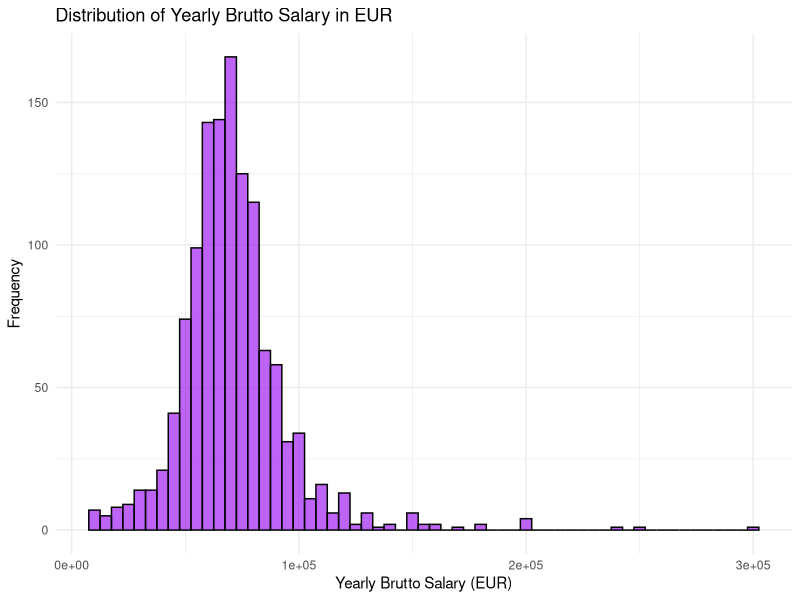
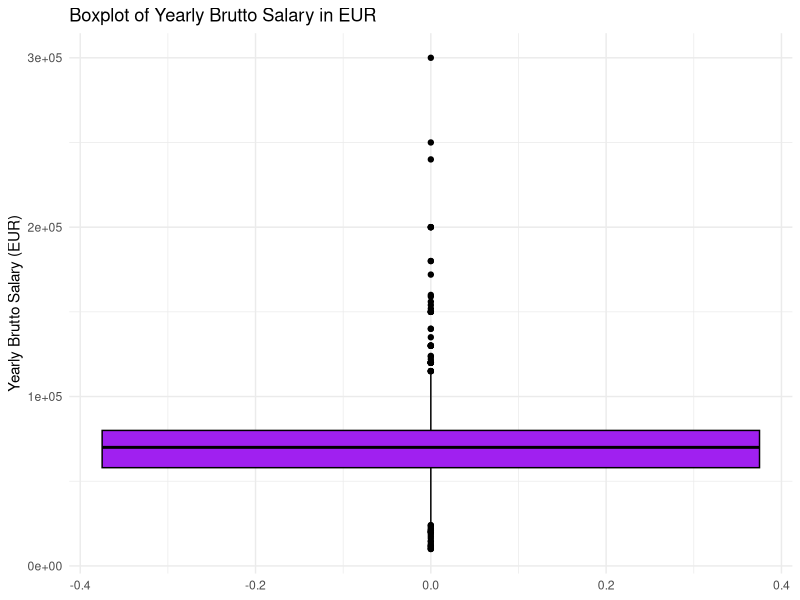
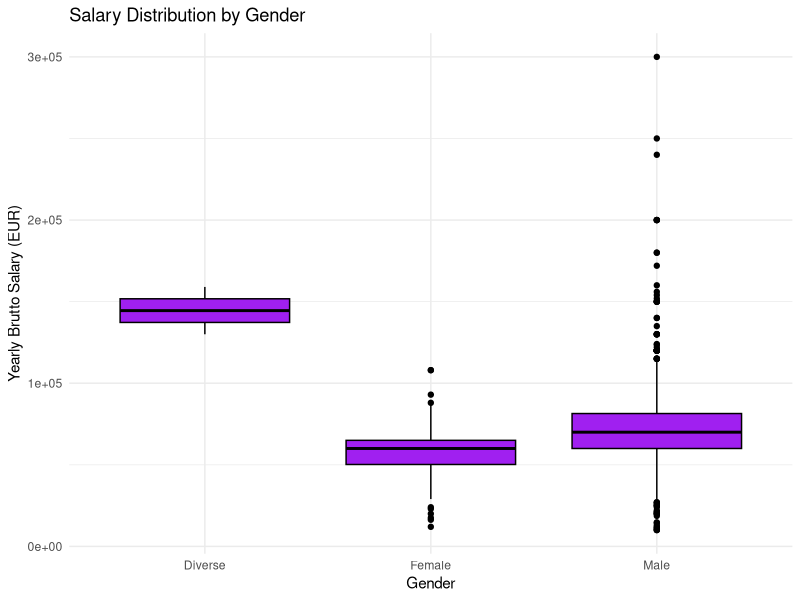
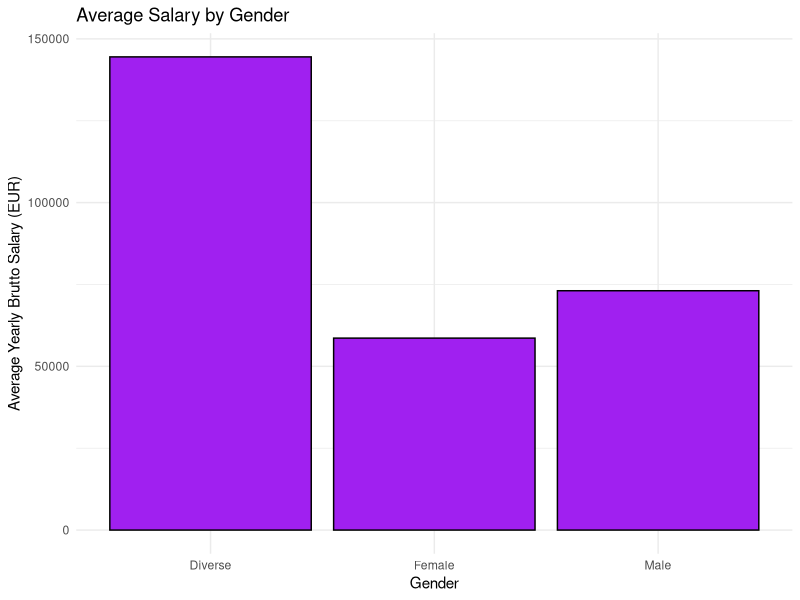
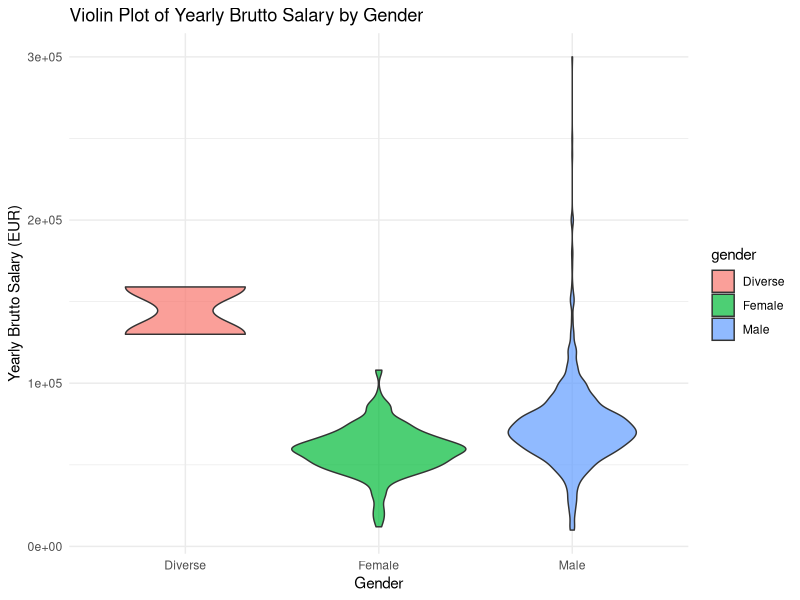
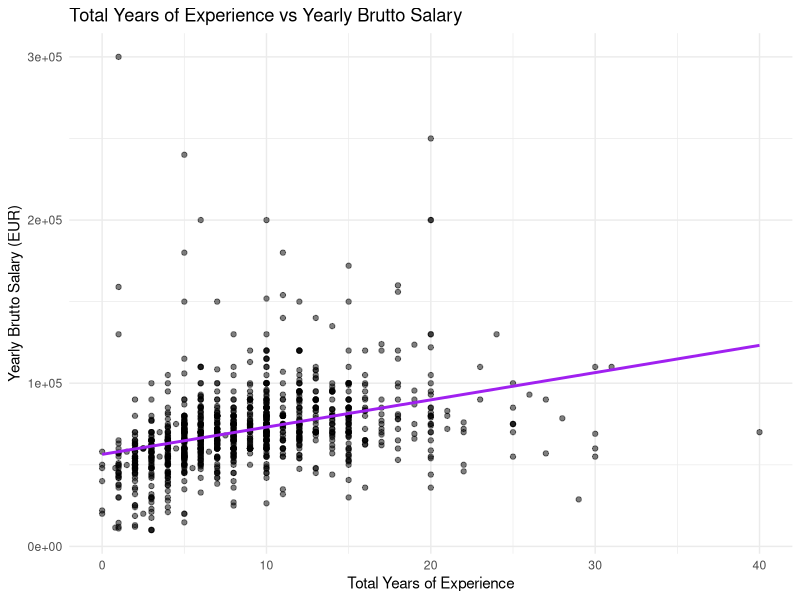
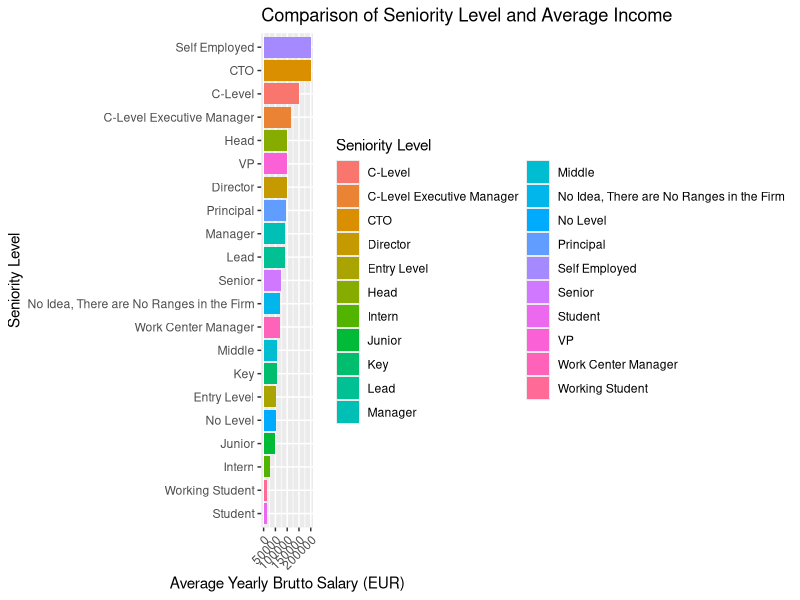
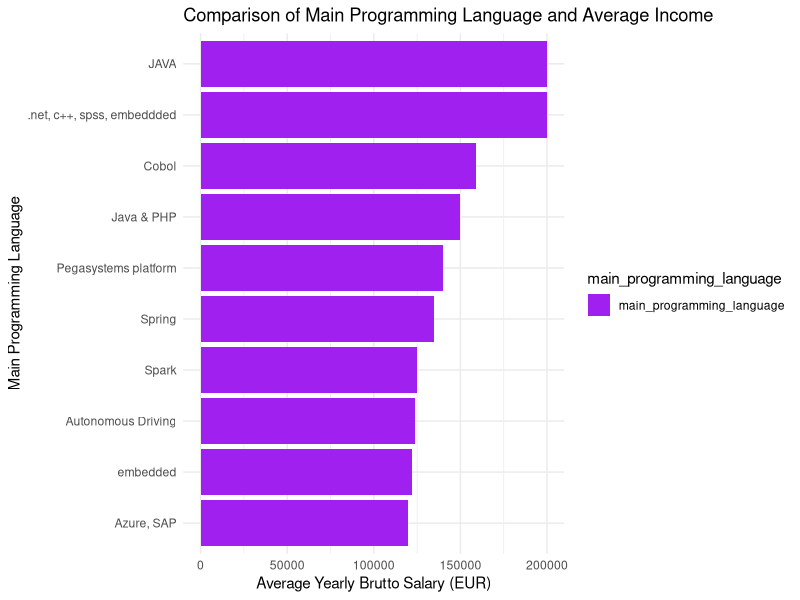

R code for these plots, in order:
## ---- chunk 1
#install.packages("openxlsx")
library(tidyverse)
library(readxl)
library(dplyr)
library(ggplot2)
library(tools)
## ---- chunk 2
# Read in the data set

demographics <- read_csv("survey_employee_demographics.csv" ,na=c("","NA"))
employment <- read_excel("survey_employee_employment_details.xlsx",na=c("","NA"))

# Combine the two data frames

combined_data <- merge(demographics, employment, by = "RecordID")


# View the first few rows of combined data set
head(combined_data)
## ---- chunk 3
#-----(a)----

# Get the summary statistics for numeric columns
numeric_summary <- summary(combined_data)
print(numeric_summary)

# Get values to Create data frame
# Function to get missing value counts
missing_values <- sapply(combined_data, function(x) sum(is.na(x)))

# Function to get data types
data_types <- sapply(combined_data, class)


# Summary of the combined DataFrame
summary_data <- summary(combined_data)

# Combine summary, data types, and missing values into a single DataFrame
summary_df <- data.frame(
  Variable = names(data_types),
  DataType = data_types,
  Min = sapply(combined_data, function(x) if(is.numeric(x)) min(x, na.rm = TRUE) else NA),
  Max = sapply(combined_data, function(x) if(is.numeric(x)) max(x, na.rm = TRUE) else NA),
  MissingValues = missing_values)


# Print the combined summary DataFrame
print(summary_df)


#------(c)--------

# Rename columns for clarity
  
combined_data <- combined_data %>%
  rename(
    record_id = RecordID,
    age = Age,
    gender = Gender,
    city = City,
    position = Position ,
    total_years_experience = TotalYearsOfExperience,
    years_experience_germany = YearsOfExperienceInGermany,
    seniority_level = SeniorityLevel,
    main_programming_language = YourMainProgrammingLanguage,
    other_programming_languages = OtherProgrammingLanguagesYouUseOften,
    yearly_brutto_salary_eur = YearlyBruttoSalaryInEUR,
    yearly_bonus_stocks_eur = YearlyBonusAndStocksInEUR,
    annual_brutto_salary_last_year = AnnualBruttoSalaryOneYearAgo,
    annual_bonus_stocks_last_year = AnnualBonusAndStocksOneYearAgo,
    vacation_days = NumberOfVacationDays,
    employment_status = EmploymentStatus,
    contract_duration = СontractDuration,
    main_language_at_work = MainLanguageAtWork,
    company_size = CompanySize,
    company_type = CompanyType,
    lost_job_due_to_covid = HaveYouLostYourJobDueToTheCoronavirusOutbreak,
    forced_shorter_work_week = HaveYouBeenForcedToHaveAShorterWorkingWeekKnownAsKurzarbeitIfYesHowManyHoursPerWeek,
    additional_support_wfh = HaveYouReceivedAdditionalMonetarySupportFromYourEmployerDueToWorkFromHomeIfYesHowMuchIn2020InEUR
  )

# Convert columns to appropriate data types
combined_data <- combined_data %>%
  mutate(
    record_id = as.character(record_id),
    age = as.numeric(age),
    gender = as.character(gender),
    city = as.character(city),
    position = as.character(position),
    total_years_experience = as.numeric(total_years_experience),
    years_experience_germany = as.numeric(years_experience_germany),
    seniority_level = as.character(seniority_level),
    main_programming_language = as.character(main_programming_language),
    other_programming_languages = as.character(other_programming_languages),
    yearly_brutto_salary_eur = as.numeric(yearly_brutto_salary_eur),
    yearly_bonus_stocks_eur = as.numeric(yearly_bonus_stocks_eur),
    annual_brutto_salary_last_year = as.numeric(annual_brutto_salary_last_year),
    annual_bonus_stocks_last_year = as.numeric(annual_bonus_stocks_last_year),
    vacation_days = as.numeric(vacation_days),
    employment_status = as.character(employment_status),
    contract_duration = as.character(contract_duration),
    main_language_at_work = as.character(main_language_at_work),
    company_size = as.character(company_size),
    company_type = as.character(company_type),
    lost_job_due_to_covid = as.character(lost_job_due_to_covid),
    forced_shorter_work_week = as.numeric(forced_shorter_work_week),
    additional_support_wfh = as.numeric(additional_support_wfh)
  )

# Identify and handle outliers (e.g., remove unrealistic salary values)

salary_threshold <- 500000  # Setting a threshold of 500,000 for annual salary

combined_data <- combined_data %>%
  filter(annual_brutto_salary_last_year < salary_threshold | is.na(annual_brutto_salary_last_year),
         annual_bonus_stocks_last_year < salary_threshold | is.na(annual_bonus_stocks_last_year),
         yearly_brutto_salary_eur < salary_threshold | is.na(yearly_brutto_salary_eur),
         yearly_bonus_stocks_eur < salary_threshold | is.na(yearly_bonus_stocks_eur)
         )

# Display the  summary after remove outliers
summary(combined_data)
combined_data


## ---- chunk 4
summary(combined_data$yearly_brutto_salary_eur)

# Create a histogram of YearlyBruttoSalaryInEUR after filtering
ggplot(combined_data, aes(x = yearly_brutto_salary_eur)) +
  geom_histogram(binwidth = 5000, fill = "purple", color = "black", alpha = 0.7) +
  labs(title = "Distribution of Yearly Brutto Salary in EUR", x = "Yearly Brutto Salary (EUR)", y = "Frequency") +
  theme_minimal()

# Create a boxplot of YearlyBruttoSalaryInEUR after filtering
ggplot(combined_data, aes(y = yearly_brutto_salary_eur)) +
  geom_boxplot(fill = "purple", color = "black") +
  labs(title = "Boxplot of Yearly Brutto Salary in EUR", y = "Yearly Brutto Salary (EUR)") +
  theme_minimal()
## ---- chunk 5
# Remove rows with missing values in Gender
cleaned_data <- combined_data %>%
  filter(!is.na(gender))

# Verify that there are no missing values in the Gender column
sum(is.na(cleaned_data$gender))

# Get summary statistics for YearlyBruttoSalaryInEUR based on Gender
summary_by_gender <- cleaned_data %>%
  group_by(gender) %>%
  summarize(
    Count = n(),
    MeanSalary = mean(yearly_brutto_salary_eur, na.rm = TRUE),
    MedianSalary = median(yearly_brutto_salary_eur, na.rm = TRUE),
    MinSalary = min(yearly_brutto_salary_eur, na.rm = TRUE),
    MaxSalary = max(yearly_brutto_salary_eur, na.rm = TRUE),
  )

# Print the summary statistics
print(summary_by_gender)


# Box plot to visualize salary distribution by gender
 ggplot(cleaned_data, aes(x = gender, y = yearly_brutto_salary_eur)) +
           geom_boxplot(fill = "purple", color = "black") +
           labs(title = "Salary Distribution by Gender",
                x = "Gender",
                y = "Yearly Brutto Salary (EUR)")+
  theme_minimal()

# Bar plot to compare average salary by gender
ggplot(cleaned_data, aes(x = gender, y = yearly_brutto_salary_eur)) +
           stat_summary(fun = mean, geom = "bar", fill = "purple", color = "black") +
           labs(title = "Average Salary by Gender",
                x = "Gender",
                y = "Average Yearly Brutto Salary (EUR)")+
  theme_minimal()

# Generate violin plot
ggplot(cleaned_data, aes(x = gender, y = yearly_brutto_salary_eur, fill = gender)) +
  geom_violin(alpha = 0.7) +
  labs(title = "Violin Plot of Yearly Brutto Salary by Gender",
       x = "Gender",
       y = "Yearly Brutto Salary (EUR)") +
  theme_minimal()


## ---- chunk 6
#-------- Factor 1: total_years_experience-----------

# Identify and handle outliers (e.g., remove unrealistic total year experience)
summary(combined_data$total_years_experience)

total_experiance_threshold <- 100  # Setting a threshold of 100 years for total experiance

filter_total_ex <- combined_data %>%
  filter(total_years_experience < total_experiance_threshold | is.na(total_years_experience))

# Remove rows with missing values in total year experience
filter_total_ex <- filter_total_ex %>%
  filter(!is.na(total_years_experience))

summary(filter_total_ex$total_years_experience)


# Scatter plot for total_years_experience vs Salary
scatter_experience <- ggplot(filter_total_ex, aes(x = total_years_experience, y = yearly_brutto_salary_eur)) +
  geom_point(alpha = 0.5) +
  geom_smooth(method = "lm", color = "purple", se = FALSE) +
  labs(title = "Total Years of Experience vs Yearly Brutto Salary",
       x = "Total Years of Experience",
       y = "Yearly Brutto Salary (EUR)") +
  theme_minimal()

print(scatter_experience)

#-------- Factor 2: SeniorityLevel -----------

# Remove rows with missing values in total year experience
filter_Seniority_level <- combined_data %>%
  filter(!is.na(seniority_level))

# Capitalize first letter of each category using toTitleCase() to remove duplicate same category
filter_Seniority_level$seniority_level <- toTitleCase(filter_Seniority_level$seniority_level)

# Summarize the data to get the average salary for each seniority level
filter_Seniority_level <- filter_Seniority_level %>%
  group_by(seniority_level) %>%
  summarise(AverageSalary = mean(yearly_brutto_salary_eur, na.rm = TRUE))


# Bar plot for SeniorityLevel vs Salary

bar_seniority <- ggplot(data = filter_Seniority_level, aes(x = reorder(seniority_level, AverageSalary), y = AverageSalary, fill = seniority_level)) +
  geom_bar(stat = "identity") +
  labs(x = "Seniority Level", y = "Average Yearly Brutto Salary (EUR)", fill = "Seniority Level") +
  ggtitle("Comparison of Seniority Level and Average Income") +
  theme(axis.text.x = element_text(angle = 45, hjust = 1)) + coord_flip()
  theme_minimal()

print(bar_seniority)

#-------- Factor 3: Main Programming Language -----------

# Remove rows with missing values in Main Programming Language
filter__main_language <- combined_data %>%
  filter(!is.na(main_programming_language))


# Summarize the data to get the average salary for each Main Programming Language
filter__main_language <- filter__main_language %>%
  group_by(main_programming_language ) %>%
  summarise(AverageSalary = mean(yearly_brutto_salary_eur, na.rm = TRUE))  %>% arrange(desc(AverageSalary)) %>% slice(1:10)


# Print the top 10 levels
filter__main_language


# Bar plot for MainProgrammingLanguage vs Salary

bar_language <- ggplot(data = filter__main_language, aes(x = reorder(main_programming_language, AverageSalary), y = AverageSalary, fill = "main_programming_language")) +
  geom_bar(stat = "identity") +
  labs(x = "Main Programming Language", y = "Average Yearly Brutto Salary (EUR)", fill = "main_programming_language") +
  ggtitle("Comparison of Main Programming Language and Average Income") +
  theme(axis.text.x = element_text(angle = 45, hjust = 1)) + coord_flip() + scale_fill_manual(values = "purple") + 
  theme_minimal()

print(bar_language)

#-------- Factor4 : Contract Duration -----------

# Remove rows with missing values in Contract Duration
filter_contract_duration <- combined_data %>%
  filter(!is.na(contract_duration))

filter_contract_duration <- filter_contract_duration %>% filter(contract_duration != 0)

# box plot for contract duratuin vs Salary
box_contract <- ggplot(data = filter_contract_duration, aes(x = contract_duration, y = yearly_brutto_salary_eur, fill = contract_duration)) +
  geom_boxplot() +
  labs(x = "Contract Duration", y = "Yearly Brutto Salary (EUR)") +
  ggtitle("Box Plot of Yearly Brutto Salary by Contract Duration") +
  theme_minimal() +
  theme(legend.position = "none")

print(box_contract)

